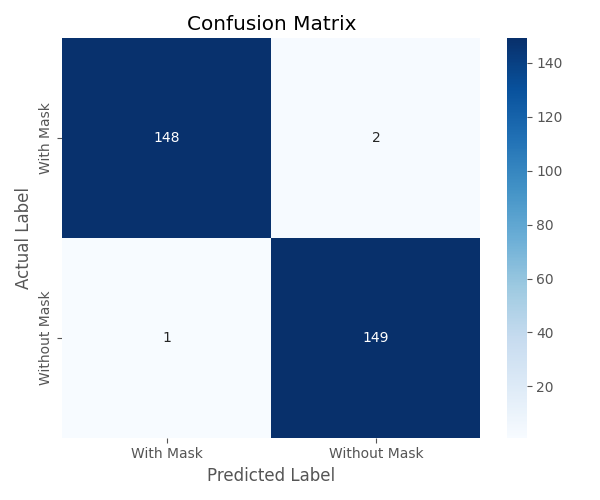
#> input picture confusion_matrix.png, 600 x 500 px
$ python -i preprocess.py   (imports and definitions only)
#> lines starting #> are read from the running program, lines starting #| are printed output that depends on the picture
import os
import cv2
import zipfile
import numpy as np
import argparse
from tensorflow.keras.preprocessing.image import ImageDataGenerator

IMG_SIZE = (299, 299)
clahe = cv2.createCLAHE(clipLimit=2.0, tileGridSize=(8, 8))

def apply_clahe(image):
    lab = cv2.cvtColor(image, cv2.COLOR_BGR2LAB)
    l, a, b = cv2.split(lab)
    l_enhanced = clahe.apply(l)
    merged = cv2.merge([l_enhanced, a, b])
    return cv2.cvtColor(merged, cv2.COLOR_LAB2BGR)

def process_image(input_path, output_path):
#> called with input_path = '../confusion_matrix.png', output_path = 'out.png'
    img = cv2.imread(input_path)
#> img is the input picture: shape (500, 600, 3); mean B, G, R 210.8, 191.9, 178.2
    if img is None:
        return False
    img = cv2.resize(img, IMG_SIZE)
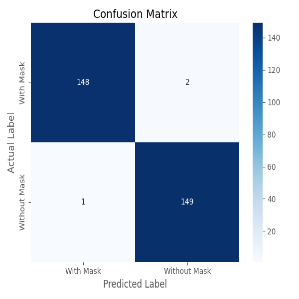
#> img: shape (299, 299, 3); mean B, G, R 210.9, 192, 178.3
    img = apply_clahe(img)
#> in apply_clahe, `lab = cv2.cvtColor(image, cv2.COLOR_BGR2LAB)`: lab: shape (299, 299, 3); mean of channels 0, 1, 2 193.9, 131.1, 116.1
#> in apply_clahe, `l, a, b = cv2.split(lab)`:
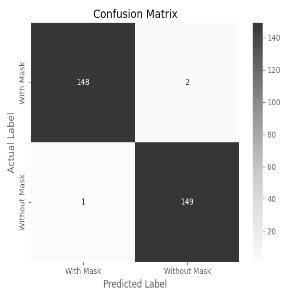
#> l: shape (299, 299); min 1, max 255, mean 193.9
#> in apply_clahe, `l, a, b = cv2.split(lab)`:
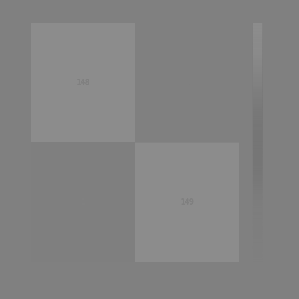
#> a: shape (299, 299); min 117, max 140, mean 131.1
#> in apply_clahe, `l, a, b = cv2.split(lab)`:
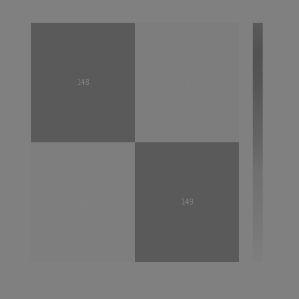
#> b: shape (299, 299); min 82, max 128, mean 116.1
#> in apply_clahe, `merged = cv2.merge([l_enhanced, a, b])`: merged: shape (299, 299, 3); mean of channels 0, 1, 2 194.6, 131.1, 116.1
    os.makedirs(os.path.dirname(output_path), exist_ok=True)
    cv2.imwrite(output_path, img)
    return True

# [108 lines left out: functions augment_images, main, not called in this run]

# [2 lines not run here, left out]

>>> result = process_image('../confusion_matrix.png', 'out.png')
